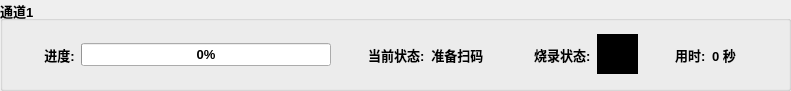
<?xml version="1.0" encoding="UTF-8"?>
<ui version="4.0">
 <class>ChannelDlg</class>
 <widget class="QWidget" name="ChannelDlg">
  <property name="geometry">
   <rect>
    <x>0</x>
    <y>0</y>
    <width>791</width>
    <height>91</height>
   </rect>
  </property>
  <property name="windowTitle">
   <string>ChannelDlg</string>
  </property>
  <layout class="QHBoxLayout" name="horizontalLayout">
   <property name="leftMargin">
    <number>0</number>
   </property>
   <property name="topMargin">
    <number>0</number>
   </property>
   <property name="rightMargin">
    <number>0</number>
   </property>
   <property name="bottomMargin">
    <number>0</number>
   </property>
   <item>
    <widget class="QGroupBox" name="groupBox">
     <property name="sizePolicy">
      <sizepolicy hsizetype="Preferred" vsizetype="Preferred">
       <horstretch>0</horstretch>
       <verstretch>10</verstretch>
      </sizepolicy>
     </property>
     <property name="font">
      <font>
       <pointsize>10</pointsize>
       <weight>75</weight>
       <italic>false</italic>
       <bold>true</bold>
      </font>
     </property>
     <property name="styleSheet">
      <string notr="true"/>
     </property>
     <property name="title">
      <string>通道1</string>
     </property>
     <layout class="QHBoxLayout" name="horizontalLayout_2">
      <item>
       <spacer name="horizontalSpacer_4">
        <property name="orientation">
         <enum>Qt::Horizontal</enum>
        </property>
        <property name="sizeHint" stdset="0">
         <size>
          <width>25</width>
          <height>20</height>
         </size>
        </property>
       </spacer>
      </item>
      <item>
       <widget class="QLabel" name="progress">
        <property name="font">
         <font>
          <pointsize>10</pointsize>
          <weight>75</weight>
          <bold>true</bold>
         </font>
        </property>
        <property name="text">
         <string>进度:</string>
        </property>
        <property name="alignment">
         <set>Qt::AlignCenter</set>
        </property>
       </widget>
      </item>
      <item>
       <widget class="QProgressBar" name="progressBar">
        <property name="sizePolicy">
         <sizepolicy hsizetype="Preferred" vsizetype="Fixed">
          <horstretch>0</horstretch>
          <verstretch>0</verstretch>
         </sizepolicy>
        </property>
        <property name="minimumSize">
         <size>
          <width>250</width>
          <height>0</height>
         </size>
        </property>
        <property name="contextMenuPolicy">
         <enum>Qt::DefaultContextMenu</enum>
        </property>
        <property name="layoutDirection">
         <enum>Qt::LeftToRight</enum>
        </property>
        <property name="value">
         <number>0</number>
        </property>
        <property name="alignment">
         <set>Qt::AlignCenter</set>
        </property>
        <property name="orientation">
         <enum>Qt::Horizontal</enum>
        </property>
        <property name="textDirection">
         <enum>QProgressBar::TopToBottom</enum>
        </property>
       </widget>
      </item>
      <item>
       <spacer name="horizontalSpacer_2">
        <property name="orientation">
         <enum>Qt::Horizontal</enum>
        </property>
        <property name="sizeType">
         <enum>QSizePolicy::Expanding</enum>
        </property>
        <property name="sizeHint" stdset="0">
         <size>
          <width>25</width>
          <height>20</height>
         </size>
        </property>
       </spacer>
      </item>
      <item>
       <widget class="QLabel" name="label">
        <property name="text">
         <string>当前状态:</string>
        </property>
       </widget>
      </item>
      <item>
       <widget class="QLabel" name="currentStatus">
        <property name="font">
         <font>
          <pointsize>10</pointsize>
          <weight>75</weight>
          <bold>true</bold>
         </font>
        </property>
        <property name="text">
         <string>准备扫码    </string>
        </property>
        <property name="alignment">
         <set>Qt::AlignCenter</set>
        </property>
       </widget>
      </item>
      <item>
       <spacer name="horizontalSpacer_3">
        <property name="orientation">
         <enum>Qt::Horizontal</enum>
        </property>
        <property name="sizeType">
         <enum>QSizePolicy::Expanding</enum>
        </property>
        <property name="sizeHint" stdset="0">
         <size>
          <width>25</width>
          <height>20</height>
         </size>
        </property>
       </spacer>
      </item>
      <item>
       <widget class="QLabel" name="label_3">
        <property name="text">
         <string>烧录状态:</string>
        </property>
       </widget>
      </item>
      <item>
       <widget class="QLabel" name="burnStatus">
        <property name="sizePolicy">
         <sizepolicy hsizetype="Preferred" vsizetype="Fixed">
          <horstretch>0</horstretch>
          <verstretch>0</verstretch>
         </sizepolicy>
        </property>
        <property name="minimumSize">
         <size>
          <width>40</width>
          <height>40</height>
         </size>
        </property>
        <property name="maximumSize">
         <size>
          <width>16777215</width>
          <height>40</height>
         </size>
        </property>
        <property name="font">
         <font>
          <pointsize>20</pointsize>
         </font>
        </property>
        <property name="styleSheet">
         <string notr="true">background-color: rgb(0, 0, 0);
</string>
        </property>
        <property name="text">
         <string>NO</string>
        </property>
        <property name="textFormat">
         <enum>Qt::RichText</enum>
        </property>
        <property name="alignment">
         <set>Qt::AlignCenter</set>
        </property>
       </widget>
      </item>
      <item>
       <spacer name="horizontalSpacer">
        <property name="orientation">
         <enum>Qt::Horizontal</enum>
        </property>
        <property name="sizeHint" stdset="0">
         <size>
          <width>25</width>
          <height>20</height>
         </size>
        </property>
       </spacer>
      </item>
      <item>
       <widget class="QLabel" name="label_2">
        <property name="text">
         <string>用时:</string>
        </property>
       </widget>
      </item>
      <item>
       <widget class="QLabel" name="burnTime">
        <property name="text">
         <string>0 秒   </string>
        </property>
       </widget>
      </item>
      <item>
       <spacer name="horizontalSpacer_6">
        <property name="orientation">
         <enum>Qt::Horizontal</enum>
        </property>
        <property name="sizeHint" stdset="0">
         <size>
          <width>25</width>
          <height>20</height>
         </size>
        </property>
       </spacer>
      </item>
     </layout>
    </widget>
   </item>
  </layout>
 </widget>
 <layoutdefault spacing="6" margin="11"/>
 <resources/>
 <connections/>
</ui>
